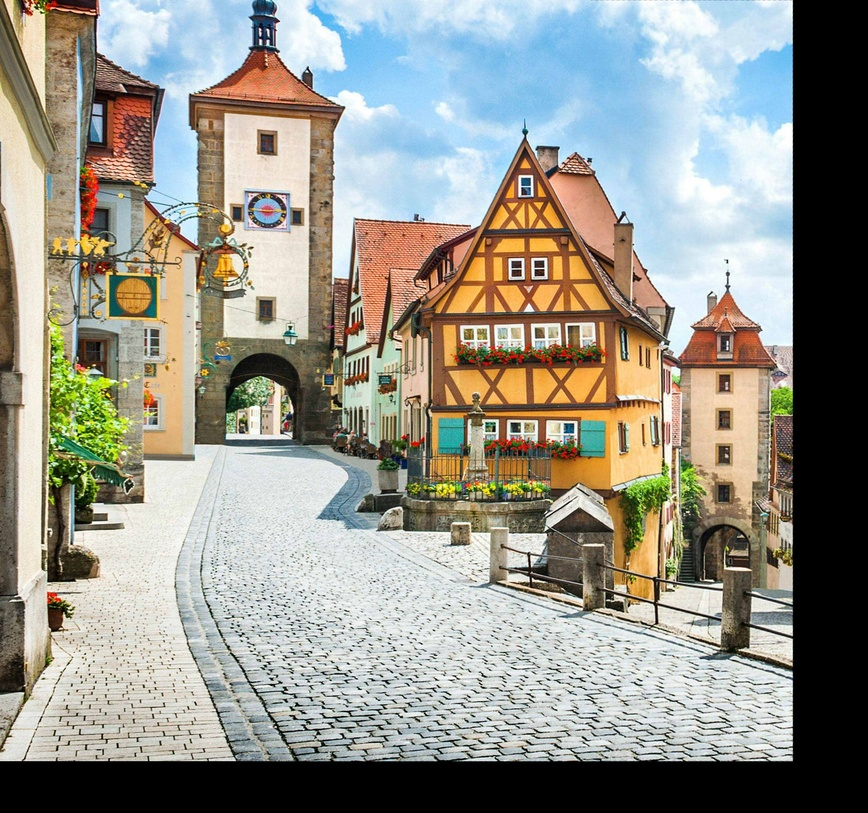
#> input picture sample/001.jpg, 868 x 813 px, shrunk from 1641 x 1538 before the run, given as the content of the folder ownloads/test_samples-20230511T131513Z-001/test_samples/left, which was not available
$ python stitching_test.py   (older library calls are emulated)
#> lines starting #> are read from the running program, lines starting #| are printed output that depends on the picture; after the words box and inside, x2 and y2 are one past the last pixel; in counts of white or black regions, pixels touching at a corner belong together; pictures that were not available may be replaced by others from this repository, and a replacement may not be noted
#%%
import cv2
import numpy as np
import operator
from PIL import Image
from matplotlib import pyplot as plt
import skimage.exposure


#%%
def find_tetragon(img):
# threshold image

    ret,thresh = cv2.threshold(img*255,127,255,0)
    # [10 lines of commented-out code are left out]
    contours, hierarchy = cv2.findContours(thresh.astype(np.uint8),cv2.RETR_EXTERNAL,cv2.CHAIN_APPROX_SIMPLE)
# cv2.drawContours(img, contours, 0, (255,255,255), 3)
    #print(contours)
    #print ("contours:",len(contours))
    print ("largest contour has ",len(contours[0]),"points")

# [12 lines of commented-out code are left out]
    epsilon = 0.01*cv2.arcLength(contours[0],True)
    approx = cv2.approxPolyDP(contours[0],epsilon,True)
    #cv2.drawContours(img, [approx], 0, (125), 3)
    print ("simplified contour has",len(approx),"points")
    if(len(approx)<4):
        print("not tetragon and not enough point")
        epsilon = 0.001*cv2.arcLength(contours[0],True)
        approx = cv2.approxPolyDP(contours[0],epsilon,True)
    elif(len(approx)>4):
        print("not tetragon and too much point")
        epsilon = 0.5*cv2.arcLength(contours[0],True)
        approx = cv2.approxPolyDP(contours[0],epsilon,True)


    print(approx)


# display output
    #cv2.imshow('image',img)

    #cv2.waitKey(0)
    #cv2.destroyAllWindows()
    return approx


def create_mask(gray): #mask to remove black background
# threshold
    #gray=gray*1
    #np.clip(gray, 0, 255)
    thresh = cv2.threshold(gray, 11, 255, cv2.THRESH_BINARY)[1]
    # [13 lines of commented-out code are left out]
    contours = cv2.findContours(thresh, cv2.RETR_EXTERNAL, cv2.CHAIN_APPROX_SIMPLE)
    contours = contours[0] if len(contours) == 2 else contours[1]
    big_contour = max(contours, key=cv2.contourArea)

# draw white filled contour on black background as mas
    contour = np.zeros_like(gray)
    cv2.drawContours(contour, [big_contour], 0, 255, -1)

# blur dilate image
    #blur = cv2.GaussianBlur(contour, (5,5), sigmaX=0, sigmaY=0, borderType = cv2.BORDER_DEFAULT)

# stretch so that 255 -> 255 and 127.5 -> 0
    mask = skimage.exposure.rescale_intensity(contour, in_range=(127.5,255), out_range=(0,255))
    return mask


def warpTwoImages(img1, img2, H):
    '''warp img2 to img1 with homograph H'''
    h1,w1 = img1.shape[:2]
    h2,w2 = img2.shape[:2]
    pts1 = np.float32([[0,0],[0,h1],[w1,h1],[w1,0]]).reshape(-1,1,2)
    pts2 = np.float32([[0,0],[0,h2],[w2,h2],[w2,0]]).reshape(-1,1,2)
    pts2_ = cv2.perspectiveTransform(pts2, H)
    pts = np.concatenate((pts1, pts2_), axis=0)
    [xmin, ymin] = np.int32(pts.min(axis=0).ravel() - 0.5)
    [xmax, ymax] = np.int32(pts.max(axis=0).ravel() + 0.5)
    t = [-xmin,-ymin]


    #print(t)
    Ht = np.array([[1,0,t[0]],[0,1,t[1]],[0,0,1]]) # translate

    result = cv2.warpPerspective(img2, Ht.dot(H), (xmax-xmin, ymax-ymin))
    dummy_result=np.zeros(result.shape)
    dummy_result[t[1]:h1+t[1],t[0]:w1+t[0]] = img1

    gray2 = cv2.cvtColor(img2, cv2.COLOR_BGR2GRAY)
    mask=create_mask(gray2)/255
    #print(np.array(mask).shape)
    #backtorgb = cv2.cvtColor(np.array(mask),cv2.COLOR_GRAY2RGB)

    #find the overlap area
    overlap_1=cv2.warpPerspective(mask, Ht.dot(H), (xmax-xmin, ymax-ymin))
    overlap_2=np.zeros(overlap_1.shape)
    overlap_2[t[1]:h1+t[1],t[0]:w1+t[0]] = np.zeros([img1.shape[0],img1.shape[1]])+1
    overlap=overlap_1+overlap_2
    #overlap2d=(overlap[:,:,0]+overlap[:,:,1]+overlap[:,:,2])==6
    overlap2d=overlap>1
    # [5 lines of commented-out code are left out]
    axis=find_tetragon(np.float32(overlap2d[t[1]:,:]))
    #print(overlap_1.shape)
    #


    newimg=np.zeros(result.shape)
    newimg=result/255
    newimg[t[1]:h1+t[1],t[0]:w1+t[0]] = img1/255
    # [14 lines of commented-out code are left out]

    return newimg[t[1]:,:],axis


def stitch_and_blend(img1,img2,algorithm="SIFT"):

    # Convert the images to grayscale
    gray1 = cv2.cvtColor(img1, cv2.COLOR_BGR2GRAY)
    gray2 = cv2.cvtColor(img2, cv2.COLOR_BGR2GRAY)

    if(algorithm=="SIFT"):
        # Initialize the SIFT detector
        sift = cv2.SIFT_create()

        # Find the keypoints and descriptors for both images using SIFT
        kp1, des1 = sift.detectAndCompute(gray1, None)
        kp2, des2 = sift.detectAndCompute(gray2, None)


            # Use a Brute-Force Matcher to match the keypoints
        bf = cv2.BFMatcher()
        matches = bf.match(des1, des2)

        # Sort the matches by their distance
        matches = sorted(matches, key = lambda x:x.distance)
    elif(algorithm=="SURF"):
        # Initialize the SURF detector and descriptor
        surf = cv2.xfeatures2d.SURF_create()

        # Find the keypoints and descriptors for both images using SURF
        kp1, des1 = surf.detectAndCompute(gray1, None)
        kp2, des2 = surf.detectAndCompute(gray2, None)

            # Use a Brute-Force Matcher to match the keypoints
        bf = cv2.BFMatcher()
        matches = bf.match(des1, des2)

        # Sort the matches by their distance
        matches = sorted(matches, key = lambda x:x.distance)

    elif(algorithm=="FAST"):
        fast = cv2.FastFeatureDetector_create()
        brief = cv2.xfeatures2d.BriefDescriptorExtractor_create()

        kp1 = fast.detect(gray1, None)
        kp1, des1 = brief.compute(gray1, kp1)
        kp2 = fast.detect(gray2, None)
        kp2, des2 = brief.compute(gray2, kp2)
        # [11 lines of commented-out code are left out]
        bf = cv2.BFMatcher()
        matches = bf.match(des1, des2)

        # Sort the matches by their distance
        matches = sorted(matches, key = lambda x:x.distance)
    elif(algorithm=="BRISK"):
        brisk = cv2.BRISK_create()
        kp1, des1 = brisk.detectAndCompute(gray1, None)
        kp2, des2 = brisk.detectAndCompute(gray2, None)
        bf = cv2.BFMatcher()
        matches = bf.match(des1, des2)

        # Sort the matches by their distance
        matches = sorted(matches, key = lambda x:x.distance)

    elif(algorithm=="ORB"):
        orb = cv2.ORB_create()
        kp1, des1 = orb.detectAndCompute(gray1, None)
        kp2, des2 = orb.detectAndCompute(gray2, None)
        bf = cv2.BFMatcher()
        matches = bf.match(des1, des2)

        # Sort the matches by their distance
        matches = sorted(matches, key = lambda x:x.distance)

    elif(algorithm=="KAZE"):
        gray1 = cv2.cvtColor(img1, cv2.COLOR_BGR2GRAY)
        gray2 = cv2.cvtColor(img2, cv2.COLOR_BGR2GRAY)

        # Initialize the KAZE detector and descriptor
        kaze = cv2.AKAZE_create()
        kp1, des1 = kaze.detectAndCompute(gray1, None)
        kp2, des2 = kaze.detectAndCompute(gray2, None)

        # Use a brute-force matcher to match the keypoints
        bf = cv2.BFMatcher(cv2.NORM_L2, crossCheck=True)
        matches = bf.match(des1, des2)

        # Sort the matches by distance
        matches = sorted(matches, key=lambda x: x.distance)


    # [14 lines of commented-out code are left out]
    src_pts = np.float32([ kp1[m.queryIdx].pt for m in matches ]).reshape(-1,1,2)
    dst_pts = np.float32([ kp2[m.trainIdx].pt for m in matches ]).reshape(-1,1,2)
    H, _ = cv2.findHomography(dst_pts, src_pts, cv2.RANSAC, 5.0)
    # [7 lines of commented-out code are left out]
    result,axis = warpTwoImages(img1, img2, H)
    # Display the stitched image
    #result.show()
    return result,axis
#%%
# Load the images

import os
from os import listdir
from os.path import isfile, join


label_folder = []
total_size = 0
data_path = "/mnt/c/Users/ryan7/Downloads/test_samples-20230511T131513Z-001/test_samples"


for root, dirts, files in os.walk(data_path+r"/left"):
    total_size += len(files)
    for dirt in dirts:
        label_folder.append(dirt)
        #total_size = total_size+  len(files)
print("found", total_size, "files.")
print("folder:", label_folder)


for text in files:
    #text=text.replace(".jpg", "")

    img1 = cv2.imread(data_path+ r"/left/"+text)
#> img1 is the input picture: shape (813, 868, 3); mean B, G, R 137.7, 147.4, 148.5
    img2 = cv2.imread(data_path+ r"/right/"+text)
    result,axis=stitch_and_blend(img1,img2,"KAZE")
#> in stitch_and_blend, `gray1 = cv2.cvtColor(img1, cv2.COLOR_BGR2GRAY)`:
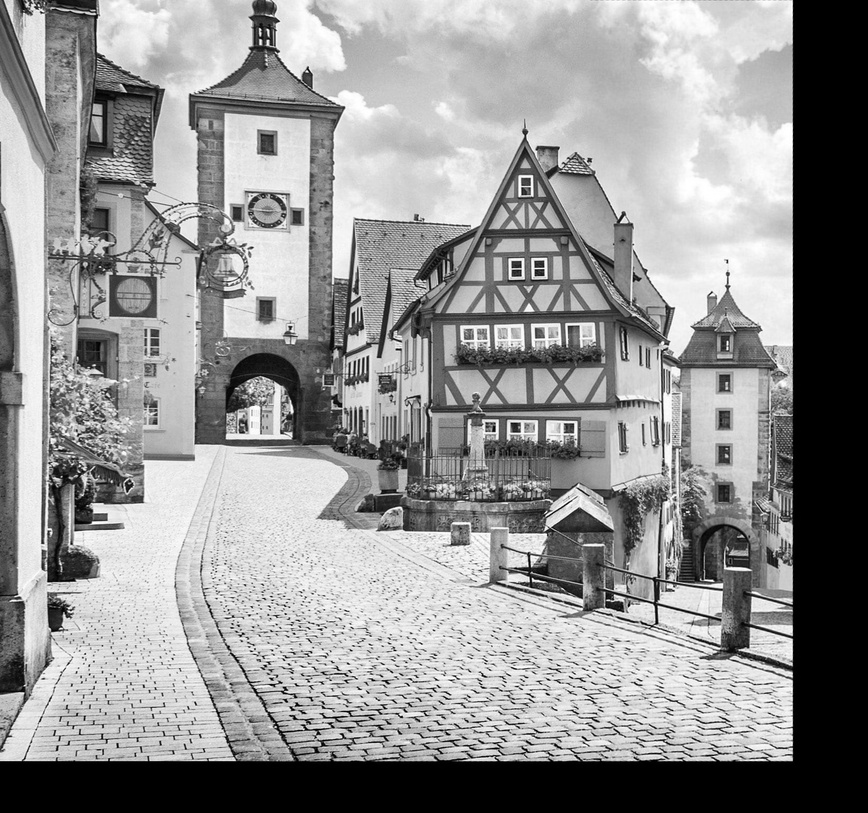
#> gray1: shape (813, 868); min 0, max 255, mean 146.6
#> in stitch_and_blend, `kp1, des1 = kaze.detectAndCompute(gray1, None)`: kp1 = 4844 keypoints; strongest (x, y, size): (267, 143, 16.1), (265, 309, 16.1), (724, 418, 11.4), (515, 427, 5.7)
#> in stitch_and_blend, `kp2, des2 = kaze.detectAndCompute(gray2, None)`: kp2 has the same summary as kp1
#> in stitch_and_blend, `matches = bf.match(des1, des2)`: matches = 4844 matches
#> in stitch_and_blend, `H, _ = cv2.findHomography(dst_pts, src_pts, cv2.RANSAC, 5.0)`: H = [[1, 5.25e-16, -4.38e-13], [2.88e-15, 1, -3.69e-13], [5.56e-18, 7.11e-20, 1]]
#> in warpTwoImages, `pts2_ = cv2.perspectiveTransform(pts2, H)`: pts2_ = [[-4.38e-13, -3.69e-13], [-1.04e-14, 813], [868, 813], [868, 2.13e-12]]
#> in warpTwoImages, `pts = np.concatenate((pts1, pts2_), axis=0)`: pts = [[0, 0], [0, 813], [868, 813], [868, 0], [-4.38e-13, -3.69e-13], [-1.04e-14, 813], [868, 813], [868, 2.13e-12]]
#> in warpTwoImages, `[xmin, ymin] = np.int32(pts.min(axis=0).ravel() - 0.5)`: xmin = 0
#> in warpTwoImages, `[xmax, ymax] = np.int32(pts.max(axis=0).ravel() + 0.5)`: xmax = 868; ymax = 813
#> in warpTwoImages, `t = [-xmin,-ymin]`: t = [0, 0]
#> in warpTwoImages, `Ht = np.array([[1,0,t[0]],[0,1,t[1]],[0,0,1]])`: Ht = [[1, 0, 0], [0, 1, 0], [0, 0, 1]]
#> in create_mask, `thresh = cv2.threshold(gray, 11, 255, cv2.THRESH_BINARY)[1]`:
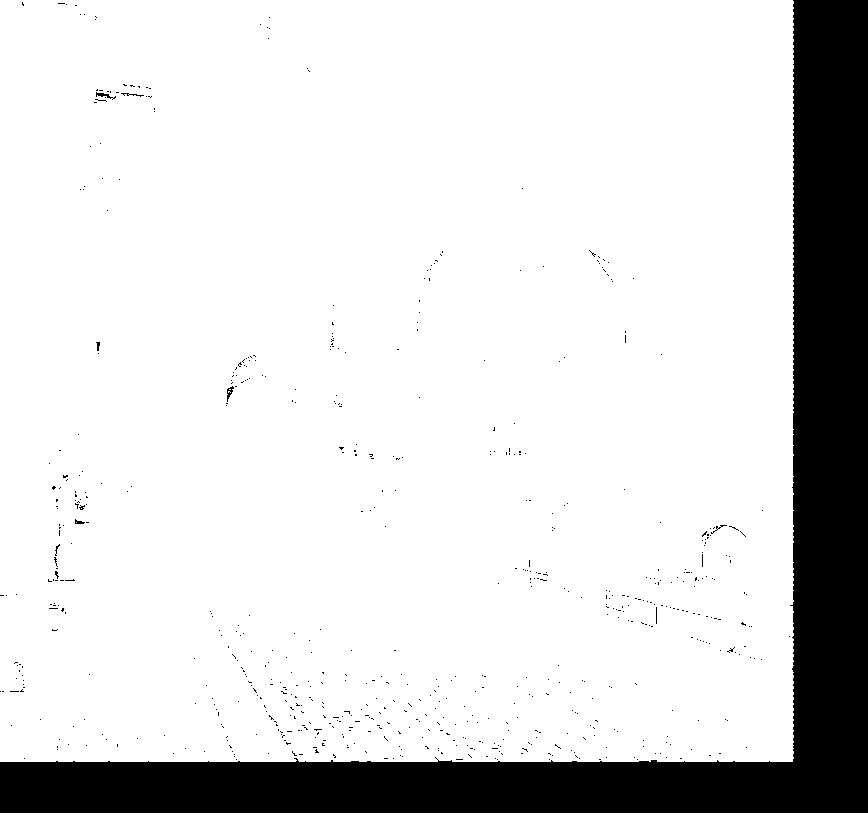
#> thresh: shape (813, 868); 85.4% white; 649 black regions (642 under 20 px)
#> in create_mask, `contours = cv2.findContours(thresh, cv2.RETR_EXTERNAL, cv2.CHAIN_APPRO..`: contours = 1 contour; box (x1, y1, x2, y2) and area: (0, 0, 794, 762) 602904
#> in create_mask, `big_contour = max(contours, key=cv2.contourArea)`: big_contour = contour of 600 points, box (x1, y1, x2, y2) (0, 0, 794, 762), area 602904
#> in create_mask, `cv2.drawContours(contour, [big_contour], 0, 255, -1)`:
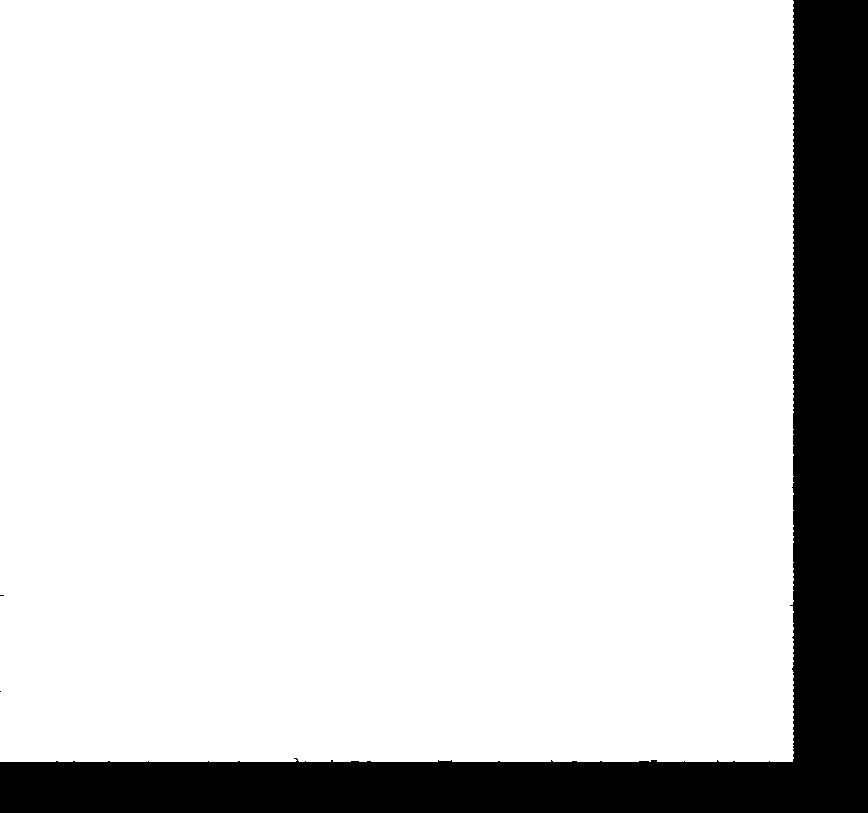
#> contour: shape (813, 868); 85.7% white; 3 black regions (2 under 20 px), largest, box (x1, y1, x2, y2) and area: (0, 0, 868, 813) 101209
#> in warpTwoImages, `overlap_2[t[1]:h1+t[1],t[0]:w1+t[0]] = np.zeros([img1.shape[0],img1.sh..`: overlap_2: shape (813, 868) float64; every value is 1
#> in find_tetragon, `ret,thresh = cv2.threshold(img*255,127,255,0)`: thresh: shape (813, 868) float32; 85.7% white; 3 black regions (2 under 20 px)
#| largest contour has  600 points
#> in find_tetragon, `epsilon = 0.01*cv2.arcLength(contours[0],True)`: epsilon = 32.61
#> in find_tetragon, `approx = cv2.approxPolyDP(contours[0],epsilon,True)`: approx = [[0, 0], [0, 761], [792, 761], [792, 0]]
#| simplified contour has 4 points
#| [[[  0   0]]
#|  [[  0 761]]
#|  [[792 761]]
#|  [[792   0]]]
#> axis = [[0, 0], [0, 761], [792, 761], [792, 0]]
#img = Image.fromarray(result, 'RGB')
    path = './sample/overlap.txt'
    with open(path, 'a') as f:

        f.write(text.replace(".jpg", "")+' ')
        for i in [0,3,2,1]:
            f.write(str(axis[i,0,1])+' '+str(axis[i,0,0])+' ')
        f.write("\n")


    # [6 lines of commented-out code are left out]
    name=text.replace(".jpg", "")
    cv2.imwrite('sample/'+name+'.jpg', result*255)


# [29 lines of commented-out code are left out]
